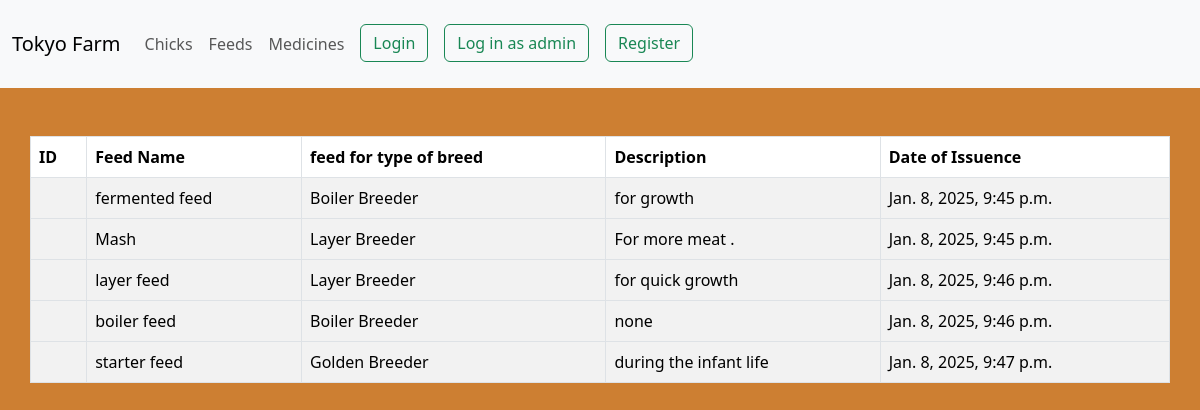
/feed/ (signed in), run on the app's committed database.
### products/models.py (models this page shows)
class Feed_Model(models.Model):
    feed_id = models.IntegerField(primary_key=True, unique=True)
    feed_name = models.CharField(max_length=100)
    feed_type = models.CharField(choices=BREEDER_CHOICES,max_length=100)
    description = models.TextField(max_length=500)
    date = models.DateTimeField(auto_now=
    True)

### products/views.py (the view)
# urls.py: path('feed/', views.FeedView, name="feed"),
@login_required
def FeedView(request):
    feed_form = Feed_Model.objects.all()
    return render(request, 'products/feed.html', {'feed_form': feed_form})

### products/templates/products/feed.html (shortened to what this page needs)
{% extends "base.html" %}
{% block body %}
<div class="container mt-5">
    <div class="row">
            <table class="table table-bordered table-striped table-hover">
                <thead class="thead-dark">
                    <tr>
                        <th scope="col">ID</th>
                        <th scope="col">Feed Name</th>
                        <th scope="col">feed for type of breed</th>
                        <th scope="col">Description</th>
                        <th scope="col">Date of Issuence</th>
                    </tr>
                </thead>
                {% for fed in feed_form %}
                <tbody>
                    <tr>
                        <th scope="row">{{med.feed__id}}</th>
                        <td>{{fed.feed_name}}</td>
                        <td>{{fed.feed_type}}</td>
                        <td>{{fed.description}}</td>
                        <td>{{fed.date}}</td>
                    </tr>
                    {% endfor %}
        </div>
    </div>
{% endblock body %}

### major/templates/base.html (shortened to what this page needs)
<!DOCTYPE html>
{% load static %}
<html lang="en">
<head>
    <link rel="stylesheet" href="https://cdn.jsdelivr.net/npm/bootstrap@5.3.3/dist/css/bootstrap.min.css">
    <link rel="stylesheet" href="{% static "major/style.css" %}">
</head>
<body>
    <nav class="navbar navbar-expand-lg bg-body-tertiary">
        <div class="container-fluid pt-3 pb-3">
          <a class="navbar-brand" href="{% url 'home' %}">Tokyo Farm</a>
          <div class="collapse navbar-collapse" id="navbarSupportedContent">
            <ul class="navbar-nav me-auto mb-2 mb-lg-0">
                <li class="nav-item">
                  <a class="nav-link" href="{% url "diseases" %}" >Chicks</a>
                </li>
              <li class="nav-item">
                <a class="nav-link" href="{% url "feed" %}" >Feeds</a>
              </li>
              <li class="nav-item">
                <a class="nav-link" href="{% url "medicines" %}" >Medicines</a>
              </li>
              {% if request.method.is_authenticate %}
              <div style="width:700px;">
              <li class="nav-item">
                <a class="btn btn-outline-success"  href="{% url "logout" %}" >Logout</a>
              </li>
            </div>
              {% else %}
              <li class="nav-item mx-2" >
                <a class="btn btn-outline-success" href="{% url "login" %}" >Login</a>
              </li>
              <li class="nav-item mx-2" >
                <a class="btn btn-outline-success" href="http://127.0.0.1:8000/admin/login/?next=/admin/" >Log in as admin</a>
              </li>
              <li class="nav-item mx-2">
                <a class="btn btn-outline-success" href="{% url "CompanyReg" %}" >Register</a>
              </li>
              {% endif %}
            </ul>
          </div>
        </div>
      </nav>
    {% block body %}
    {% endblock body %}
</body>
</html>

### major/static/major/style.css (style rules this page uses)
body { background-color: rgb(205, 127, 50); }

### data on the page
Feed_Model: feed_name "fermented feed", feed_type "Boiler Breeder", description "for growth", date "Jan. 8, 2025, 9:45 p.m."
Feed_Model: feed_name "Mash", feed_type "Layer Breeder", description "For more meat .", date "Jan. 8, 2025, 9:45 p.m."
Feed_Model: feed_name "layer feed", feed_type "Layer Breeder", description "for quick growth", date "Jan. 8, 2025, 9:46 p.m."
Feed_Model: feed_name "boiler feed", feed_type "Boiler Breeder", description "none", date "Jan. 8, 2025, 9:46 p.m."
Feed_Model: feed_name "starter feed", feed_type "Golden Breeder", description "during the infant life", date "Jan. 8, 2025, 9:47 p.m."
